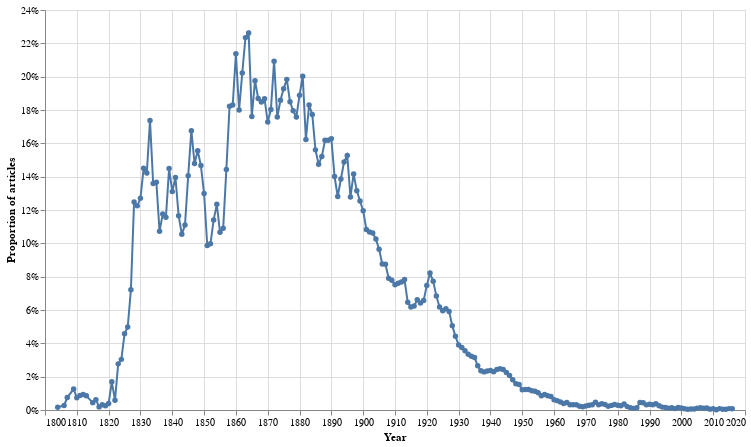

The notebook cell saved with this chart:
### Code cell
alt.Chart(df_ocr_merged).mark_line(point=True).encode(
        x=alt.X('year:Q', axis=alt.Axis(format='c', title='Year')),
    
        # This time we're showing the proportion (formatted as a percentage) on the Y axis
        y=alt.Y('proportion:Q', axis=alt.Axis(format='%', title='Proportion of articles')),
        tooltip=[alt.Tooltip('year:Q', title='Year'), alt.Tooltip('proportion:Q', title='Proportion', format='%')],
        
    ).properties(width=700, height=400)

### Figure 1 — Vega-Lite specification as saved in the notebook (floating-point values rounded to 4 significant figures; data arrays with more than 128 entries replaced by an {"elided": "..."} marker saying what was removed)
{"config": {"view": {"continuousWidth": 400, "continuousHeight": 300}}, "data": {"name": "data-7478053e3c3ebff92f7350361e92c91d"}, "mark": {"type": "line", "point": true}, "encoding": {"tooltip": [{"type": "quantitative", "field": "year", "title": "Year"}, {"type": "quantitative", "field": "proportion", "format": "%", "title": "Proportion"}], "x": {"type": "quantitative", "axis": {"format": "c", "title": "Year"}, "field": "year"}, "y": {"type": "quantitative", "axis": {"format": "%", "title": "Proportion of articles"}, "field": "proportion"}}, "height": 400, "width": 700, "$schema": "https://vega.github.io/schema/vega-lite/v4.8.1.json", "datasets": {"data-7478053e3c3ebff92f7350361e92c91d": {"elided": "210 records"}}}
